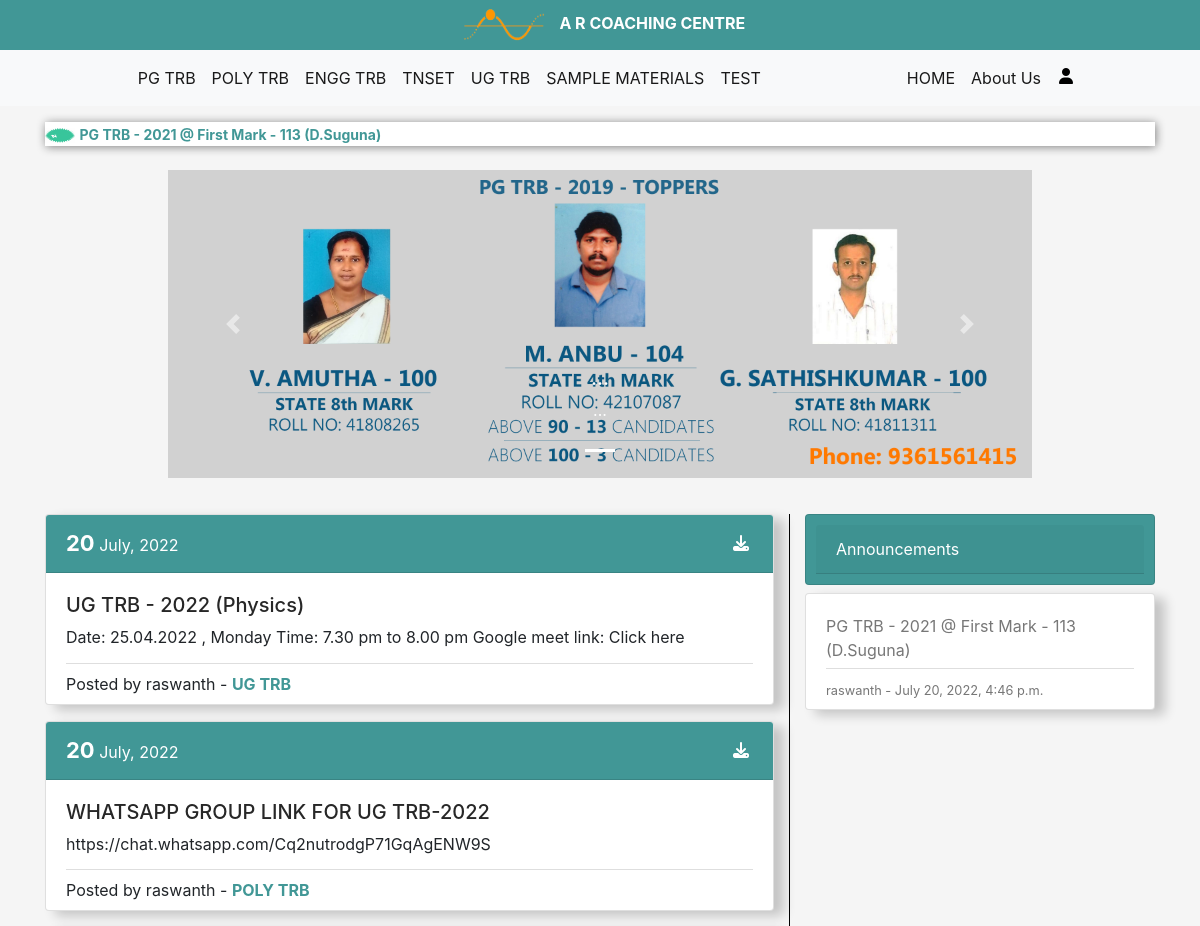
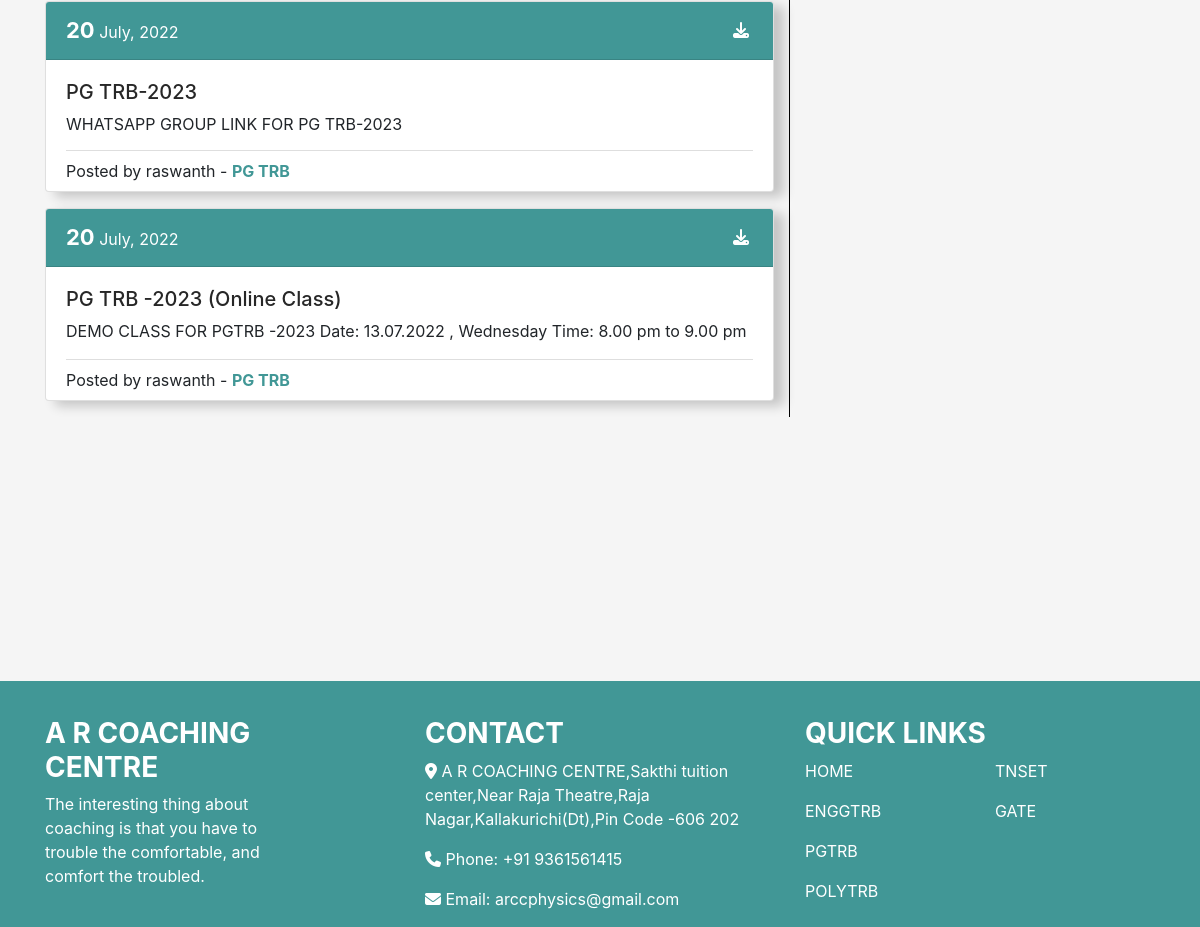
The page / on the database its author committed (2 pictures, top to bottom).
### blog/models.py (models this page shows, shortened)
class Announcement(models.Model):
	announcement = RichTextField(max_length=500)
	time = models.DateTimeField(default=timezone.now)
	author = models.ForeignKey(User, on_delete=models.CASCADE)

class Post(models.Model):
	title = models.CharField(max_length=255)
	content = RichTextField()
	date_posted = models.DateTimeField(auto_now_add=True)
	author = models.ForeignKey(User, on_delete=models.CASCADE)
	tag =  models.CharField(max_length=255, null=False)
	link = models.CharField(max_length=255, blank=True)

### blog/views.py (the view)
# urls.py: path('',views.main, name='main'),
def main(request):
    context={
        'posts' : Post.objects.all().order_by('-date_posted'),
        'announcements' : Announcement.objects.all()
    }
    return render(request, "blog/mainpage.html", context)

### blog/templates/blog/mainpage.html (shortened to what this page needs)
{% extends "blog/base.html" %}
{% block content%}
<div class="carousel-bar">
    <div id="myCarousel" class="carousel slide carousel-fade mx-5" data-ride="carousel">
        <ol class="carousel-indicators">
            <li data-target="#myCarousel" data-slide-to="0" class="active"></li>
          </ol>
        <div class="carousel inner">
            <div class="carousel-item active">
                <img src="/static/images/banner.jpg" alt="First Image" class="d-block w-100">
                <div class="carousel-caption d-none d-md-block">
                    <h5>...</h5>
                    <p>...</p>
                </div>
            </div>
            <a class="carousel-control-prev" href="#myCarousel" role="button" data-slide="prev">
                <span class="carousel-control-prev-icon" aria-hidden="true"></span>
              </a>
              <a class="carousel-control-next" href="#myCarousel" role="button" data-slide="next">
                <span class="carousel-control-next-icon" aria-hidden="true"></span>
              </a>
        </div>
    </div>
</div>
<div class="container">
    <div class="row">
        <div class="col-md-8 col-sm-12 card1">
        {% for Post in posts %}
        <div class="card mb-3" style="box-shadow:10px 5px 12px rgba(0, 0, 0, 0.2);">
            <div class="card-header" style="background-color: rgb(65, 151, 150); color: white;">
                <b style="font-size: 22px">{{Post.date_posted|date:"d"}}</b>
                <c>{{Post.date_posted|date:"F, Y"}}</c>
                <a href="http://{{Post.link}}" class="fa fa-download float-right mt-2 mr-1" style="color: white;"></a>
            </div>
            <div class="card-body">
                <h5 style="color: rgb(39, 39, 39)">{{Post.title}}</h5>
                {{Post.content|safe}}
                <div class="post-sub pt-2 pb-2">
                    <p style="margin: 0">Posted by {{Post.author}} - <b style="color: rgb(65, 151, 150)">{{Post.tag}}</b></p>
                </div>
            </div>
        </div>
        {% endfor %}
    </div>
            <div class="col-md-4 col-sm-10">
                <div class="card mb-2" style="background-color: rgb(65, 151, 150);">
                    <div class="card-body" style="color: white; font-size: medium; text-align: left; padding: 10px;">
                        <p class="card-header">Announcements</p>
                    </div>
                </div>
                {% for Announcement in announcements %}
                <div class="card" style="box-shadow:10px 5px 12px rgba(0, 0, 0, 0.2);">
                    <div class="card-body" style="color: rgb(119, 119, 119);">
                        <p class="mb-0">{{Announcement.announcement}}</p>
                        <div class="post-sub pt-2 pb-2">
                            <small>{{Announcement.author}} - {{Announcement.time}}</small>
                        </div>
                    </div>
                </div>
                {% endfor %}
            </div>
        </div>
</div>
{% endblock content%}

### blog/templates/blog/base.html (shortened to what this page needs)
{% load static %}
<!DOCTYPE html>
<html lang="en">
<head>
    <link rel="stylesheet" href="https://cdn.jsdelivr.net/npm/bootstrap@4.0.0/dist/css/bootstrap.min.css">
    <link href="{% static 'css/base.css' %}" rel="stylesheet" >
</head>
<body>
    <header>
        <nav class="container-fluid" style="text-align: center; background-color: rgb(65, 151, 150);">
            <img src="/static/images/logo-head.png" alt="" height="50" width="100">
            <a href="{% url 'main' %}" class="" style="color: white; text-decoration: none;"><b>A R COACHING CENTRE</b></a>
        </nav>
        <nav class="navbar navbar-expand-lg navbar-light bg-light" id="nav2">
            <div class="collapse navbar-collapse" id="navbarMenu" style="margin-left: 5%;">
              <ul class="navbar-nav mr-auto" style="margin-left: 5%;">
                <li class="nav-item active">
                  <a class="nav-link" href="{% url 'pgtrb' %}">PG TRB<span class="sr-only">(current)</span></a>
                </li>
                <li class="nav-item active">
                  <a class="nav-link" href="{% url 'polytrb' %}">POLY TRB</a>
                </li>
                <li class="nav-item active">
                  <a class="nav-link" href="{% url 'enggtrb' %}">ENGG TRB</a>
                </li>
                <li class="nav-item active">
                    <a class="nav-link" href="{% url 'tnset' %}">TNSET</a>
                </li>
                <li class="nav-item active">
                    <a class="nav-link" href="{% url 'ugtrb' %}">UG TRB</a>
                </li>
                <li class="nav-item active">
                    <a class="nav-link" href="{% url 'sample' %}">SAMPLE MATERIALS</a>
                </li>
                <li class="nav-item active">
                    <a class="nav-link" href="{% url 'slogin' %}">TEST</a>
                </li>
                </ul>
                <ul class="navbar-nav" style="margin-right: 10%; display: flex;">
                    <li class="nav-item active">
                        <a class="nav-link" href="{% url 'main' %}">HOME</a>
                    </li>
                    <li class="nav-item active">
                        <a class="nav-link" href="{% url 'about' %}">About Us</a>
                    </li>
                    <li class="nav-item active">
                        {% if user.is_authenticated %}
                            <a href="{% url 'logout' %}"><i style="margin-left: 10px; margin-top: 10px; color: black;" class="fa fa-solid fa fa-user"></i></a>
                        {% else %}
                            <a href="{% url 'login' %}"><i style="margin-left: 10px; margin-top: 10px; color: black;" class="fa fa-solid fa fa-user"></i></a>
                        {% endif %}
                    </li>
                </ul>
            </div>
        </nav>
    </header>
    <main>
    <div class="container mt-3">
      <div style="background-color: white; box-shadow: 1px 1px 10px grey">
        {% for Announcement in announcements %}
                <marquee direction="left">
                    <img src="/static/images/new.gif" height=15 width=30>
                    <a style="font-size: 14px; color: rgb(65, 151, 150)"><b>{{Announcement.announcement}}</b></a>
                </marquee>
        {% endfor %}
      </div>
    </div>
    <div>
        {% block content %}{% endblock content %}
        <br>
    </div>
</main>
<section>
  <footer class="text-white">
    <div class="static-bottom" style="margin-top:2% ">
      <div class="container">
        <div class="row">
          <div class="col-md-3 footer-about wow fadeInUp">
            <h3><b>A R COACHING CENTRE</b></h3>
            <p>
              The interesting thing about coaching is that you have to trouble the comfortable, and comfort the troubled.
            </p>
                </div>
          <div class="col-md-4 offset-md-1 footer-contact wow fadeInDown">
            <h3><b>CONTACT</b></h3>
                <p><i class="fas fa-map-marker-alt"></i> A R COACHING CENTRE,Sakthi tuition center,Near Raja Theatre,Raja Nagar,Kallakurichi(Dt),Pin Code -606 202</p>
                <p><i class="fas fa-phone"></i> Phone: +91 9361561415</p>
                <p><i class="fas fa-envelope"></i> Email: <a href="mailto:arccphysics@domain.com" style="color: white;">arccphysics@gmail.com</a></p>
                </div>
                <div class="col-md-4 footer-links wow fadeInUp">
                  <div class="row">
                    <div class="col">
                      <h3><B>QUICK LINKS</B></h3>
                    </div>
                  </div>
                  <div class="row">
                    <div class="col-md-6">
                      <p><a class="scroll-link" href="#top-content" style="color: white;">HOME</a></p>
                      <p><a href="#" style="color: white;">ENGGTRB</a></p>
                      <p><a href="#" style="color: white;">PGTRB</a></p>
                      <p><a href="#" style="color: white;">POLYTRB</a></p>
                    </div>
                    <div class="col-md-6">
                      <p><a href="#" style="color: white;">TNSET</a></p>
                      <p><a href="#" style="color: white;">GATE</a></p>
                    </div>
                  </div>
                </div>
          </div>
      </div>
    </div>
  </footer>
</section>
</body>
</html>

### blog/static/css/base.css (style rules this page uses)
@media (min-width: 768px) { .card1 { border-right: 1px solid black; } }
body { background-color: rgb(245, 245, 245); }
li { list-style: none; }
a { text-decoration: none; }
.carousel-item.active { display:block; }
.post-sub { border-top: 1px solid rgb(222, 222, 222); margin-bottom: -20px; margin-top: 2%; }
footer { margin:auto; position: sticky; margin-bottom: 0%; margin-top: 20%; background-color: rgb(65, 151, 150); width:100%; padding-top: 1%; }
.carousel-bar { margin-left: 10%; margin-right: 10%; margin-top: 2%; margin-bottom: 3%; }

### rows shown on the page
Announcement: announcement "PG TRB - 2021 @ First Mark - 113 (D.Suguna)", author "raswanth", time "July 20, 2022, 4:46 p.m."
Post: date_posted "20", date_posted "July, 2022", title "UG TRB - 2022 (Physics)", content "Date: 25.04.2022 , Monday Time: 7.30 pm to 8.00 pm Google meet link: Click here", author "raswanth", tag "UG TRB"
Post: date_posted "20", date_posted "July, 2022", title "WHATSAPP GROUP LINK FOR UG TRB-2022", content "https://chat.whatsapp.com/Cq2nutrodgP71GqAgENW9S", author "raswanth", tag "POLY TRB"
Post: date_posted "20", date_posted "July, 2022", title "PG TRB-2023", content "WHATSAPP GROUP LINK FOR PG TRB-2023", author "raswanth", tag "PG TRB"
Post: date_posted "20", date_posted "July, 2022", title "PG TRB -2023 (Online Class)", content "DEMO CLASS FOR PGTRB -2023 Date: 13.07.2022 , Wednesday Time: 8.00 pm to 9.00 pm", author "raswanth", tag "PG TRB"
